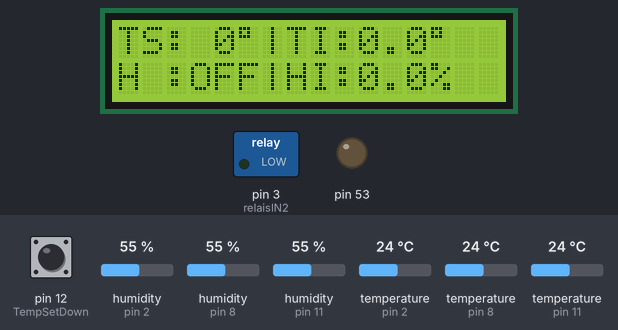
Bench run of a sketch on a simulated Arduino Mega 2560, built with avr-gcc and run on an emulated ATmega2560. Parts: 16×2 character LCD, switched loads named in the sketch (green lamp = pin HIGH), output pins drawn as LEDs (lit = HIGH). The test bench sets the inputs (shaded band); at power-on: temperature (sensors on pin 2, pin 8, pin 11) 24 °C, humidity (sensors on pin 8, pin 11, pin 2) 55 %, pin 12 (TempSetDown) LOW. The local clock reads 2024-03-15 10:24:30 at power-on unless the sketch sets it; storage starts empty; what the sketch prints to the serial monitor is not drawn.

Above: at 2.3 s.
2.4 s: temperature (sensor on pin 2) set to 11.4 °C
At 16.2 s:
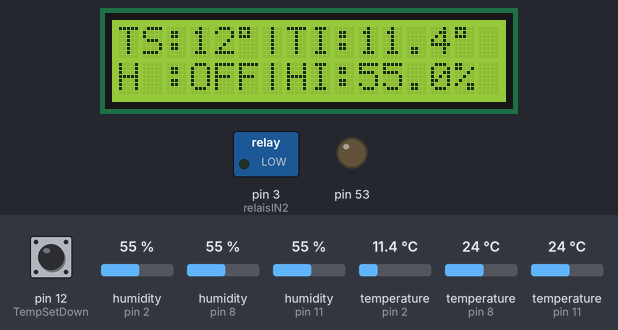
16.5 s: temperature (sensor on pin 2) set to 10.3 °C
At 21.2 s:
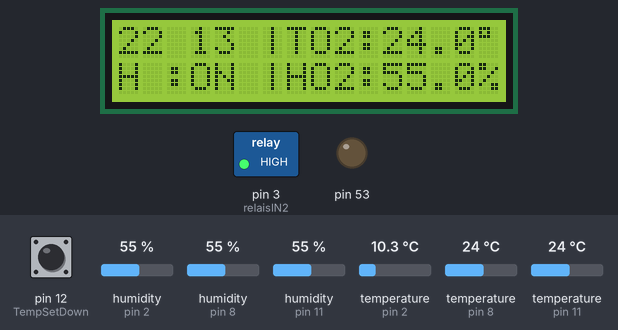
30.6 s: humidity (sensor on pin 8) set to 22 %
44.7 s: humidity (sensor on pin 11) set to 22 %
At 54.4 s:
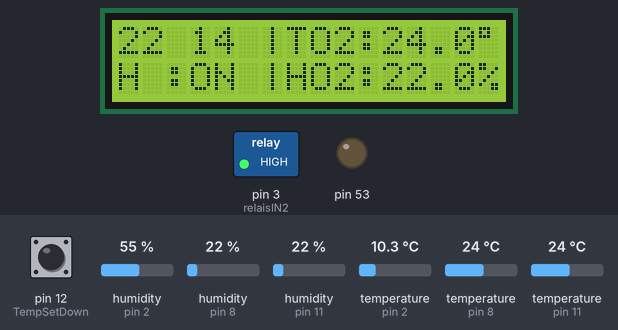
58.8 s: temperature (sensor on pin 8) set to 12 °C
At 67.1 s:
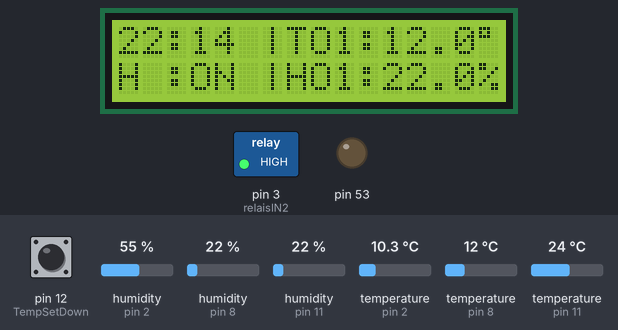
72.9 s: temperature (sensor on pin 11) set to 12 °C
At 82.9 s:
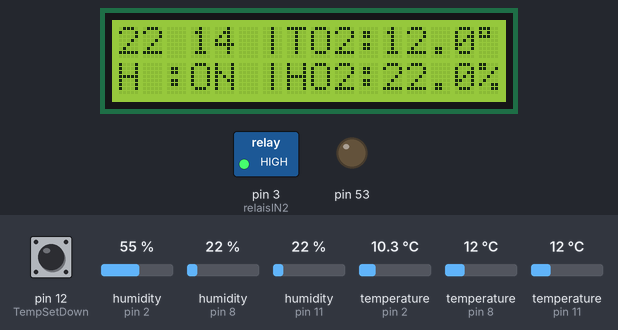
Timing chart, 0 to 84.4 s (numbered marks = the images above; inputs shaded):
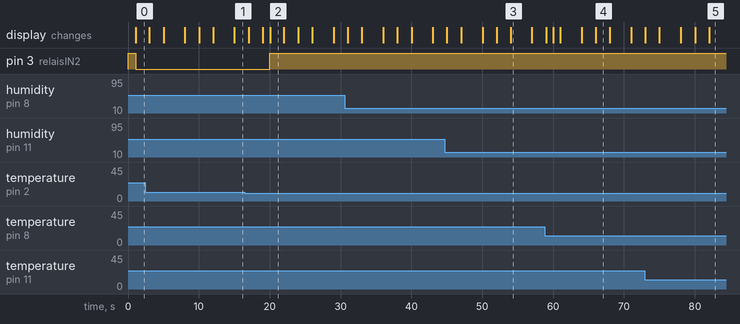

The sketch:

TempDataLogger.ino
```cpp
/*
ToDo
- add poti zum temp sollwert einstellen
- add anzeige ob Heizung an oder aus ist
- add writing to log file (append mode, brauche ich das?)
  - overwrite if file exists..?
*/

#include "DHT.h"           // for temperature sensor
#include "LiquidCrystal.h" // for LCD display
#include <SPI.h>           // for SD card
#include <SD.h>            // for SD card
#include <RTClib.h>        // for getting the current time

// ######################### set I/O's ##############################################
#define DHTPIN 2            // Digital pin connected to the DHT sensor (inside temp)
#define DHTPIN8 8           // Digital pin connected to the DHT sensor (outside temp)
#define DHTPIN11 11         // Digital pin connected to the DHT sensor (outside temp)

const int relaisIN2 = 3;    // pin for relais

const int TempSetUp = 11;   // button temperature setpoint up
const int TempSetDown = 12; // button temperature setpoint down

// pins for LCD Display
const int rs = 10;
const int en = 9;
const int d4 = 22;
const int d5 = 24;
const int d6 = 26;
const int d7 = 28;

// ############################### constants ############################################
bool  showTemp;                  // if true temperature will be displayed
float TempSetDay    = 20.0;      // temperature setpoint day
float TempSetNight  = 12.0;      // temperature setpoint day
float TempHyst = 1.0;            // hysteresis for temp control

int DisplayCount = 0;
int LoggerCount = 0;             // count to make logging to SD card less often
const int LoggerThrsh = 6;       // ToDo: make this relavive to the 10s time the dispaly is refreshed
                                 //       we want the SD card to be updated only every 1min
char filename[] = "TempLog.csv"; // only 8 characters are allowed

char daysOfTheWeek[7][12] = {"Sunday", "Monday", "Tuesday", "Wednesday", "Thursday", "Friday", "Saturday"};

float PowerHeater = 2.0;         // electrical power of connected heater [kW]

// ############################### variables ############################################
float TempSet;                   // actual temperature setpoint
bool HeatingOn = false;          // boolean to show if heating is on or off

float t;
float h;
float t_out;
float h_out;
float t_out2;
float h_out2;

int heatOnTime;

float EnergyCulmulative;         // culmulative energie consumed by heater [kWh]

float DisplayCycle;
float DisplayCycle_old;

bool MeasurementCycle;
bool MeasurementCycle_old;

String Heater = "OFF";

// ######################### create classes #################################
#define DHTTYPE DHT22            // DHT 22 (the DHT11 is the low presission one)

// Initialize DHT sensor.
DHT dht(DHTPIN, DHTTYPE);        // create Temp sensor (DHT)
DHT dht2(DHTPIN8, DHTTYPE);      // create Temp sensor (DHT)
DHT dht3(DHTPIN11, DHTTYPE);     // create Temp sensor (DHT)

LiquidCrystal lcd(rs, en, d4, d5, d6, d7);  // create LCD display

RTC_DS3231  rtc;                 // create RTC clock

// #########################################################################
// ########################     i n i t     ################################
// #########################################################################
void setup() {
  Serial.begin(9600);

  // RTC (real time clock) init
  if (!rtc.begin())
  {
    Serial.println("Couldn't find RTC");
  }
  rtc.adjust(DateTime(F(__DATE__), F(__TIME__))); // sets to system time of computer (time of upload)

  // Temp sensor init
  dht.begin();
  dht2.begin();
  dht3.begin();

  // set up the LCD's number of columns and rows:
  lcd.begin(16, 2);
  // Print a message to the LCD.
  lcd.print("starting...");

  // set relais output to test relais
  pinMode(relaisIN2, OUTPUT);
  digitalWrite(relaisIN2, HIGH);  //Relais2 an
  delay(1000);
  digitalWrite(relaisIN2, LOW);  //Relais2 aus

  // set input for temperature setpoint
  pinMode(TempSetUp, INPUT);
  pinMode(TempSetDown, INPUT);

  // wait for SD module to start
  pinMode(53, OUTPUT);
  if (!SD.begin(53))
  {
    lcd.setCursor(0, 0);
    lcd.print("No SD Module Detected");
    while (1);
  }
  else
  {
    lcd.setCursor(0, 0);
    lcd.print("SD initalized!");
  }

  // write header to SD file
  File dataFile = SD.open(filename, FILE_WRITE);
  if (dataFile)
  {
    DateTime now = rtc.now();
    auto dateTimeString = createDateTimeString(now);

    dataFile.println("=================================================================");
    dataFile.println("         Temperature Datalogger by Martin Staedler (2022) ");
    dataFile.println("         Start time of logging: " + dateTimeString);
    dataFile.println("=================================================================");
    dataFile.println("");
    dataFile.println("Date; Time; In Temp [deg]; In Humitity [%]; Out Temp [deg]; Out Humitity [%]; Out2 Temp [deg]; Out2 Humitity [%]; Temp Set [deg]; heater On [s]; Energy [kWh] ");
    dataFile.close();
  }
  else
  {
    Serial.println("error opening datalog file");
  }
}

// #########################################################################
// ########################     l o o p     ################################
// #########################################################################
void loop() {
  //delay(100);
  DateTime now = rtc.now();

  DisplayCycle_old = DisplayCycle;
  DisplayCycle = now.second();

  MeasurementCycle_old = MeasurementCycle;
  MeasurementCycle = (now.second() == 0) || (now.second() == 10) || (now.second() == 20) || (now.second() == 30) || (now.second() == 40) || (now.second() == 50);

  if (MeasurementCycle && MeasurementCycle != MeasurementCycle_old)
  {
    // measure every 10s, and make sure we measure just once in 10s

    // ####################### Temp mesaurement #####################
    // Reading temperature or humidity takes about 250 milliseconds!
    // Sensor readings may also be up to 2 seconds 'old' (its a very slow sensor)
    h = dht.readHumidity();
    // Read temperature as Celsius (the default)
    t = dht.readTemperature();
    // Check if any reads failed and exit early (to try again).
    if (isnan(h) || isnan(t))
    {
      Serial.println(F("Failed to read from DHT sensor (inside)!"));
      return;
    }

    h_out = dht2.readHumidity();
    // Read temperature as Celsius (the default)
    t_out = dht2.readTemperature();
    // Check if any reads failed and exit early (to try again).
    if (isnan(h_out) || isnan(t_out))
    {
      Serial.println(F("Failed to read from DHT sensor (outside)!"));
      return;
    }

    h_out2 = dht3.readHumidity();
    // Read temperature as Celsius (the default)
    t_out2 = dht3.readTemperature();
    // Check if any reads failed and exit early (to try again).
    if (isnan(h_out2) || isnan(t_out2))
    {
      Serial.println(F("Failed to read from DHT sensor (outside 2)!"));
      return;
    }
    // ####################### Temp Setpoint #####################
    if (digitalRead(TempSetDown))
    {
      delay(50); // entprellen
      {
        if (digitalRead(TempSetDown))
        {
          // TempSet = TempSet + 0.5;
         // ToDo: setpoint anzeigen solange ther taster gedrückt ist, oder lange drücken um in den set mode zu kommen?
        }
      }
    }

    // ToDo: das ganze für temp down, Function bauen?

    // ####################### Temp Control ######################
    if ((now.hour() > 8) && (now.hour() < 20))
    {
      TempSet = TempSetDay;  // day temp setpoint
    }
    else
    {
      TempSet = TempSetNight; // night temp setpoint
    }

    // switch ON/OFF heating
    if (t > (TempSet))
    {
      // heating OFF
      HeatingOn = false;
      Heater = "OFF";
      digitalWrite(relaisIN2, LOW);  // Relais2 OFF
    }
    if (t < TempSet - TempHyst)
    {
      // heating ON
      HeatingOn = true;
      Heater = "ON ";
      digitalWrite(relaisIN2, HIGH);  // Relais2 ON
    }

	if (HeatingOn)
	{
      heatOnTime = heatOnTime + 10;
      EnergyCulmulative = EnergyCulmulative + PowerHeater * 10 / 3600; // cycle time is 10s, 3600 to make it kWh
	}

    // ##################### Looging to SD card ####################
    auto dateTimeString = createDateTimeString(now);
    String OutStr = dateTimeString + "; " + String(t, 1) + "; " + String(h, 1) + "; " + String(t_out, 1) + "; " + String(h_out, 1) + "; " + String(t_out2, 1) + "; " + String(h_out2, 1) +
      "; " + String(TempSet, 1) + "; " + String(heatOnTime) + "; " + String(EnergyCulmulative, 1);
    LoggerCount++;
    if (LoggerCount >= LoggerThrsh)
    {

      File dataFile = SD.open(filename, FILE_WRITE);
      if (dataFile)
      {
        dataFile.println(OutStr);
        dataFile.close();
      }
      else
      {
        Serial.println("error opening datalog file");
      }
      heatOnTime = 0;
      LoggerCount = 0;
    }

    // #################### debugging ##############################
    Serial.println(OutStr);
  }

  if (DisplayCycle != DisplayCycle_old)
  {
    // ####################### Display #####################
    auto timeString = createTimeString(now);
    auto timeStringNoDot = createTimeStringNoDot(now);

    DisplayCount++;
    if (DisplayCount == 1 || DisplayCount == 2)
    {
      // print Temperature to LCD display
      String TempIN = "TS:" + String(TempSet, 0) + "\337|TI:" + String(t, 1) + "\337";
      String TempOUT = "H :" + Heater + "|HI:" + String(h, 1) + "%";
      PrintToLCD(TempIN, TempOUT);
    }
    else if (DisplayCount == 3 || DisplayCount == 4)
    {
      // print humidity to LCD display
      String HumIN = timeString + " |TO1:" + String(t_out, 1) + "\337";
      String HumOUT = "H :" + Heater + "|HO1:" + String(h_out, 1) + "%";
      PrintToLCD(HumIN, HumOUT);
    }
    else if (DisplayCount == 5 || DisplayCount == 6)
    {
      // print humidity to LCD display
      String HumIN = timeStringNoDot + " |TO2:" + String(t_out2, 1) + "\337";
      String HumOUT = "H :" + Heater + "|HO2:" + String(h_out2, 1) + "%";
      PrintToLCD(HumIN, HumOUT);
    }
    else
    {
     DisplayCount = 0;
    }
    // #################### debugging ##############################
    String TmpOut = "Time: " + timeString;
    Serial.println(TmpOut);
  }


}

// #########################################################################
// #################    f u n c t i o n s     ##############################
// #########################################################################
String createDateTimeString(DateTime now)
{
	char buf[50];
	sprintf(buf, "%02d-%02d-%4d; %02d:%02d:%02d", now.day(), now.month(), now.year(), now.hour(), now.minute(), now.second());
	return buf;
}

String createTimeString(DateTime now)
{
  char buf[20];
  sprintf(buf, "%02d:%02d", now.hour(), now.minute());
  return buf;
}

String createTimeStringNoDot(DateTime now)
{
  char buf[20];
  sprintf(buf, "%02d %02d", now.hour(), now.minute());
  return buf;
}

void PrintToLCD(String line1, String line2)
{
  lcd.setCursor(0, 0);
  lcd.print("                "); //Print blanks to clear the row
  lcd.setCursor(0, 0);
  lcd.print(line1);

  lcd.setCursor(0, 1);
  lcd.print("                "); //Print blanks to clear the row
  lcd.setCursor(0, 1);
  lcd.print(line2);
}
```

Measured:
- the behaviour switches between 11 and 10.9 °C on temperature (sensor on pin 2) (found by bisection; images 1 and 2)
- after the input at 16.5 s, pin 3 (relaisIN2): LOW → HIGH after 3.5 s; the display: first differs from a run without the input after 3.5 s (image 2)
- what the display in image 2 shows lasts 2.0 s, from 20.0 s to 22.0 s
- what the display in image 3 shows lasts 3.0 s, from 54.0 s to 57.0 s
